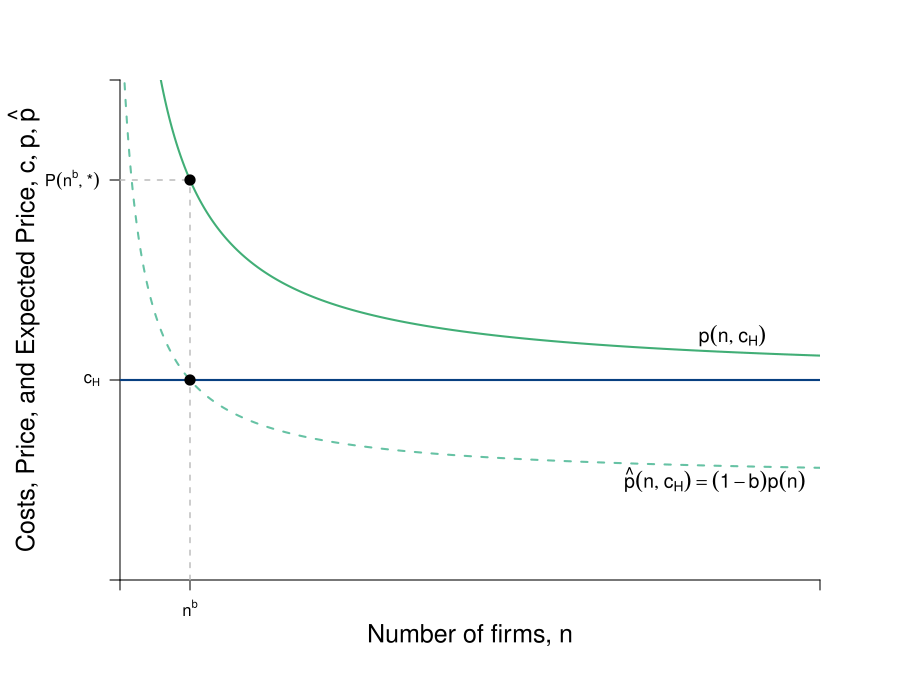

Write the R code that produced this figure.
# TO DO
# Troubleshoot points not showing up ---> Have infinite value nested
# Troubleshoot points label ---> equal infinity
# For labeling, reference LRn_Dec_BTE.R

require(shape)
pdf(file = "competitionmarkets/LRn_Dec_Costs_H.pdf", width = 9, height = 7)

#Set parameters for graphics
axislabelsize <- 1.5
labelsize <- 1.2
graphlinewidth <- 2
segmentlinewidth <- 1.5

COL <- c("#7fc97f", "#beaed4", "#fdc086", "#ffff99", "#386cb0", "#f0027f", "#bf5b17", "#666666")
COLA <- c("#e0f3db", "#99d8c9","#66c2a4","#41ae76", "#238b45", "#005824")
COLB <- c("#c6dbef", "#4eb3d3", "#2b8cbe", "#0868ac","#084081")
COLC <- c("#fcfbfd", "#efedf5", "#dadaeb", "#bcbddc", "#9e9ac8", "#807dba", "#6a51a3", "#54278f", "#3f007d")

par(mar =  c(6, 6, 4, 4))

# Levels for the barriers to entry specified here
barriers <- c(0.2, 0.5, 0.71)
# Cost Levels
costs <- c(5, 10)

# ----
# Functions
Profit <- function(n, pbar = 60, c = costs[2], beta = 0.5) {
  (pbar - c)^2 / (((n + 1)^2)*beta)
}

totaln <- function(pi, pbar = 60, c = costs[2], beta = 0.5){
  (pbar - c)/(sqrt(pi*beta)) - 1
}

cournotPrice <- function(n, pbar = 60, c = costs[2]) {
  c + (1/(n+1))*(pbar - c)
}

# Barriers to entry
bte <- function(n, b = 0) {
  cournotPrice(n)*(1-b)
}

# Hack function that gets around nested function scope error 
bte_unnested <- function(n, pbar = 60, c, b = 0){
  (c + (1/(n+1))*(pbar - c))*(1 - b)
}

nstar <- function(b, pbar = 60, c = costs[2]){
  (pbar*(1 - b) - c) / (b*c)
}

# ---- 
xlims <- c(0, 40) 
ylims <- c(0, 25)

plot(0, 0, xlim = xlims, ylim = ylims, type = "n",
     xlab = expression(paste("")),
     ylab = expression(paste("")), 
     xaxt = "n", 
     yaxt = "n", 
     cex.lab = axislabelsize, 
     bty = "n",
     xaxs="i", 
     yaxs="i")

ticksy <- c(0, 
            NA,#costs[1], 
            bte(n = nstar(b = barriers[2]), b = 0),#bte(n = nstar(b = barriers[2], c = costs[1]), b = barriers[2]), 
            NA, # costs[2],
            bte_unnested(n = nstar(b = barriers[2], c = costs[2]), b = barriers[2], c = costs[2]),
            ylims[2]
            )
# Asteriks need to be fixed
ylabels <- c(NA, 
             expression(paste(c[L])), 
             expression(paste(P(n**b, "*"))), 
             NA, 
             expression(paste(c[H])),#expression(paste(P(n[2]**b, "*"))),
             NA) 

ticksx <- c(0, 
            NA, 
            nstar(b = barriers[2], c = costs[2]), 
            NA, # = Inf 
            nstar(b = barriers[1], c = costs[1]), # = Inf
            xlims[2]
            )

xlabels <- c(NA, 
             NA, 
             expression(paste(n**b)),
             NA,
             NA,
             NA)

axis(1, at = ticksx, pos = 0, labels = xlabels)
axis(2, at = ticksy, pos = 0, labels = ylabels, las = 1)

npts <- 500 
xx1 <- seq(xlims[1], xlims[2], length.out = npts)

# Lines for barrier graph
#lines(xx1, bte(n = xx1, b = barriers[3]), col = COLA[3], lty = 2, lwd = segmentlinewidth)
#lines(xx1, bte(n = xx1, b = barriers[2]), col = COLA[3], lty = 2, lwd = segmentlinewidth)

# ----

# BTE --- Cost 1, Barrier = 0
# lines(xx1, bte_unnested(n = xx1, c = costs[1], b = barriers[1]), col = COLA[4], lty = 1, lwd = graphlinewidth) 

# BTE --- Cost 2, Barrier = 0
lines(xx1, bte(n = xx1, b = 0), col = COLA[4], lty = 1, lwd = graphlinewidth) 

# BTE --- Cost 1, Barrier[2]
# lines(xx1, bte_unnested(n = xx1, c = costs[1], b = barriers[2]), col = COLB[5], lty = 1, lwd = graphlinewidth) 

# BTE --- Cost 2, Barrier[2]
lines(xx1, bte(n = xx1, b = barriers[2]), col = COLA[3], lty = 2, lwd = graphlinewidth) 

# ----

#Label axes
mtext(expression(paste("Number of firms, ", n)), side=1, line = 2.5, cex = axislabelsize)
text(-5.5, 0.5*ylims[2], expression(paste("Costs, Price, and Expected Price, ", list(c, p, hat(p)) )), xpd = TRUE, cex = axislabelsize, srt = 90) 


# Label Expressions
# ---- 
# C[H] b = 0, p(n)
text(35, 12.2, expression(paste(p(n, c[H]))), cex = labelsize)
# C[H] b = 0, \hat{p(n)}
text(34, 5.0, expression(paste(hat(p)(n, c[H]) == (1-b)*p(n) )), cex = labelsize)
# C[L] b = 0, p(n)
#text(35, 2.5, expression(paste(p(n, c[L]))), cex = labelsize)
# C[L] b \neq 0, \hat{p(n)}
#text(34, 4.7, expression(paste(hat(p)(n, c[L]) == (1-b)*p(n) )), cex = labelsize)
# ---- 
# line for the marginal cost
# C_H
segments(0, costs[2], xlims[2], costs[2], 
         lty = 1, col = COLB[5], lwd = graphlinewidth
         )

segments(nstar(b = barriers[2]), 0, nstar(b = barriers[2]), bte(n = nstar(b = barriers[2]), b = 0),
         lty = 2, col = "gray", lwd = segmentlinewidth
         )


segments(0, bte(n = nstar(b = barriers[2]), b = 0), nstar(b = barriers[2]), bte(n = nstar(b = barriers[2]), b = 0),
         lty = 2, col = "grey", lwd = segmentlinewidth
         )


# ---- 

# Label Points
# This should probably have a loop, but I haven't worked it out. 


points(nstar(b = barriers[2]), bte(n = nstar(b = barriers[2]), b = 0), 
       pch = 16, col = "black", cex = 1.5
)

points(nstar(b = barriers[2]), bte(n = nstar(b = barriers[2]), b = barriers[2]),
       pch = 16, col = "black", cex = 1.5
       )



dev.off()
